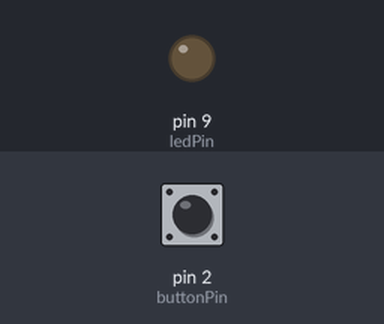
Simulated run of this sketch. Board: Arduino Uno, built with avr-gcc and run on an emulated ATmega328P. On the bench: output pins drawn as LEDs (lit = HIGH). Dashed ring = blinking. Inputs (shaded band) come from the test bench; at power-on: pin 2 (buttonPin) LOW.

Above: at 1.2 s.
1.3 s: pin 2 (buttonPin) pulled HIGH for 3.2 s
At 1.7 s:
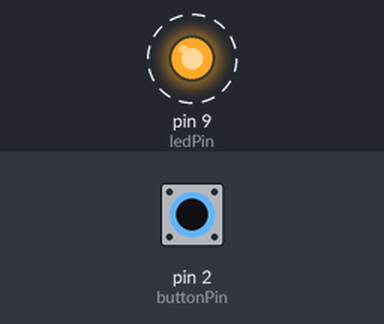
Timing chart, 0 to 5.8 s (numbered marks = the images above; inputs shaded):
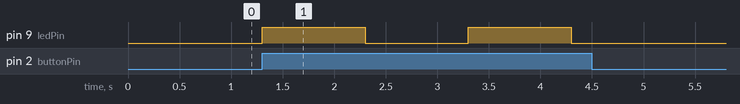

The sketch:

EX1.ino
```cpp
int ledPin = 9; // LED connected to digital pin 9
int buttonPin = 2; // pushbutton connected to digital pin 2
int buttonState = 0; // variable to store the button state
void setup() {
  pinMode(ledPin, OUTPUT);
  pinMode(buttonPin, INPUT);
}
void loop() {
  buttonState = digitalRead(buttonPin);
  if (buttonState == HIGH) {
    digitalWrite(ledPin, HIGH);
    delay(1000);
    digitalWrite(ledPin, LOW);
    delay(1000);
  } else {
    digitalWrite(ledPin, LOW);
  }
}
```

Measured:
- after the input at 1.3 s, pin 9 (ledPin): alternates HIGH for 1.0 s and LOW for 1.0 s, 4 changes in all, then stays LOW, starting at once
